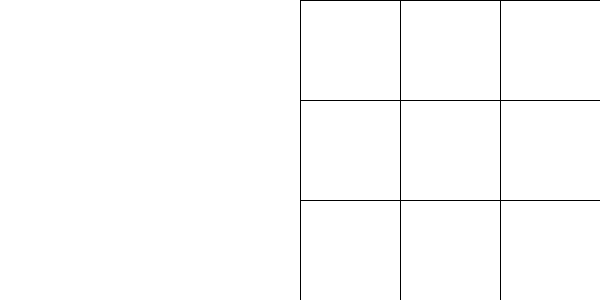
Frame 1 (no input)
Frame 60 (the mouse pressed at the canvas centre just before this capture): identical to frame 1, image omitted
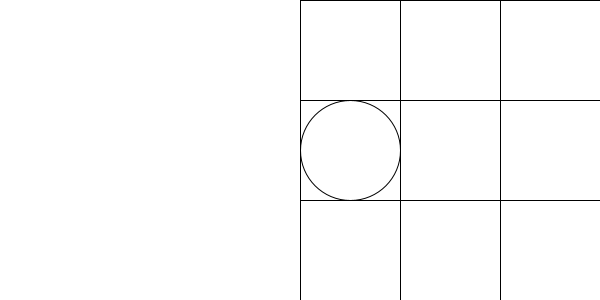
Frame 120 (the mouse held since frame 60 and released just before this capture)

The Processing sketch that drew these frames (run headless with seeded random() and noise(); from frame 60 on, the mouse is pressed at the canvas centre):

// Processing sketch: ticTacToe
// ── ticTacToe.pde
int [][] board; 
boolean [][] clicked; 
int size = 3; 
boolean player1 = true; 

void setup(){
  size(600, 300); 
  textSize(24); 
  
  board = new int[size][size]; 
  clicked = new boolean[size][size]; 
  
  for(int i = 0; i<size; i++){
    for(int j = 0; j<size; j++){
      board[i][j] = 0; 
      clicked[i][j] = false; 
    }
  }
}

void draw(){
  background(255); 
  
  for(int i= 0; i<size; i++){
    for(int j =0; j<size; j++){
      noFill(); 
      rect(300 + i*100, j*100, 100, 100); 
      
      if(board[i][j] == 1){
        ellipse(350 + i*100, j*100 +50, 100, 100);
      }
      
      if(board[i][j] == 2){
        line(300+i*100, j*100,i*100+400, j*100 + 100); 
        line(400+i*100, j*100,i*100+300, j*100 + 100);
      }
    }
  }
  
}

void mousePressed(){
  for(int i = 0; i< size; i++){
    for(int j = 0; j<size; j++){
      if(clicked[i][j] == false){
        if(mouseX>=300+i*100 && mouseX<=(300 + (i+1)*100) && 
        mouseY>=j*100 && mouseY<=(j+1)*100){
          clicked[i][j] = true;
          if(player1){
            //draws an O
            board[i][j] = 1; 
          }else{
            board[i][j] = 2; 
          }
          player1 = !player1; 
        }
      }
    }
  }
}
